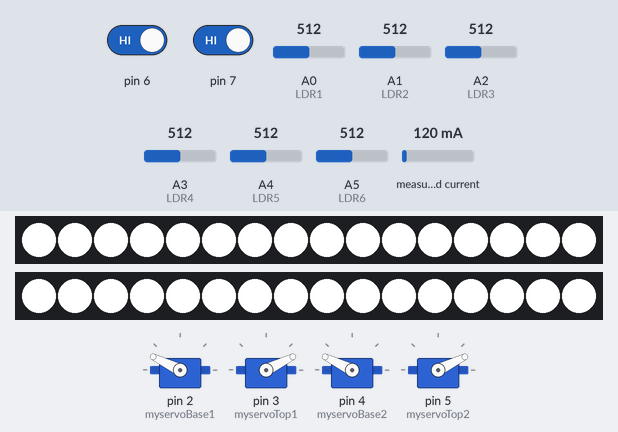
Simulated run of this sketch. Board: Arduino Nano, built with avr-gcc and run on an emulated ATmega328P. Shown: 4 × servo, 2 × 16 RGB LEDs in strip order, left to right. The inputs (shaded band) are chosen by the test bench; at power-on: pin 6 HIGH, A1 (LDR2) = 512, A2 (LDR3) = 512, pin 7 HIGH, A3 (LDR4) = 512, A0 (LDR1) = 512, A4 (LDR5) = 512, A5 (LDR6) = 512, measured current 120 mA. Dim RGB values are drawn brighter than linear; what the sketch prints to the serial monitor is not drawn.

Above: at 1.2 s.
1.3 s: pin 6 driven LOW
At 3.1 s:
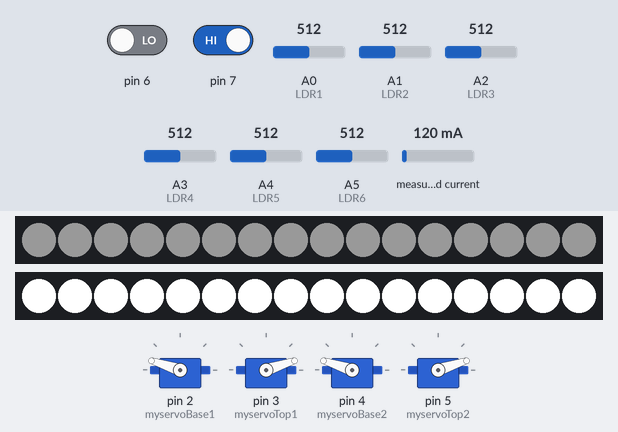
4.3 s: A1 (LDR2) set to 530
At 5.2 s:
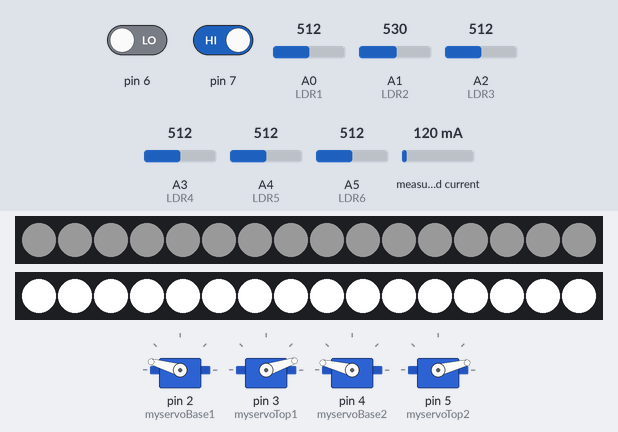
7.3 s: A2 (LDR3) set to 542
At 10.1 s:
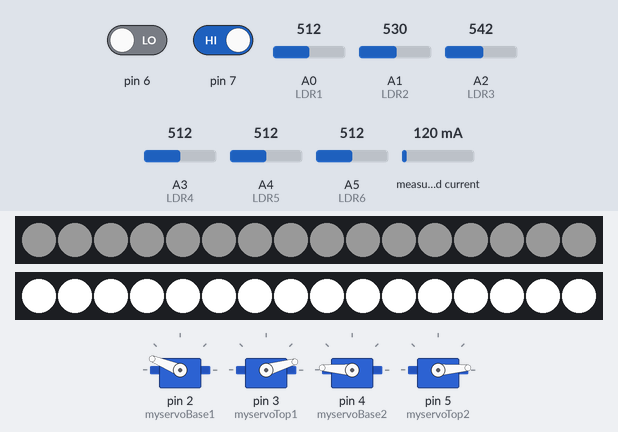
10.3 s: pin 7 driven LOW
13.2 s: A3 (LDR4) set to 493
At 15.1 s:
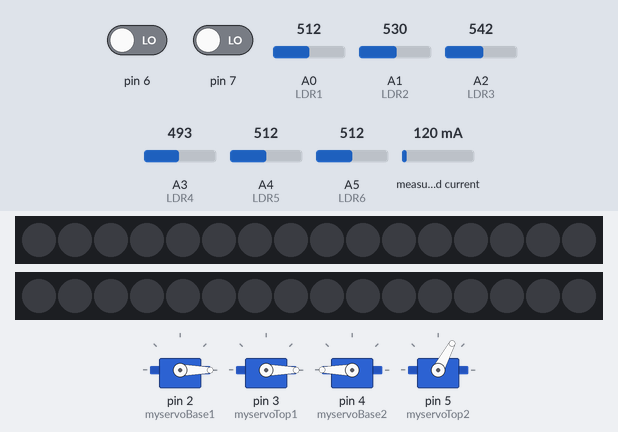
15.8 s: A0 (LDR1) set to 716
At 19.6 s:
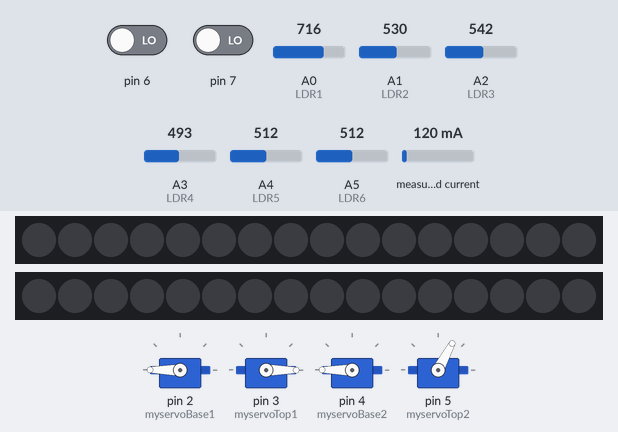
Timing chart, 0 to 19.8 s (numbered marks = the images above; inputs shaded):
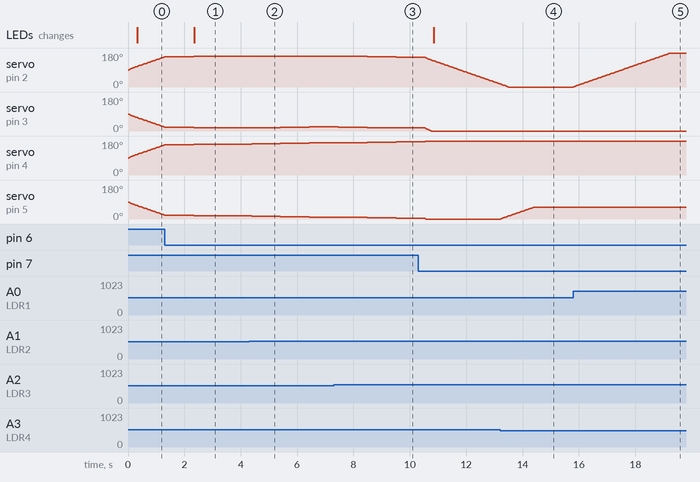

The sketch:

SOLAR_TRACKER_FINAL.ino
```cpp
#include <Servo.h>
#include <Adafruit_NeoPixel.h>
#include <SoftwareSerial.h>

#define PIN1        11
#define PIN2        12
#define NUMPIXELS 16 // Popular NeoPixel ring size
float I2;
#include "ACS712.h"
ACS712 sensor(ACS712_05B, A6);
SoftwareSerial mySerial(10, 9); // RX, TX
#define   Current_sensor A6  //The sensor analog input pin

Adafruit_NeoPixel pixels1(NUMPIXELS, PIN1, NEO_GRB + NEO_KHZ800);
Adafruit_NeoPixel pixels2(NUMPIXELS, PIN2, NEO_GRB + NEO_KHZ800);
float i;

#define DELAYVAL 500


Servo myservoBase1;
Servo myservoTop1;

Servo myservoBase2;
Servo myservoTop2;
int LDR1=A0;
int LDR2=A1;
int LDR3=A2;
int LDR4=A3;
int LDR5=A4;
int LDR6=A5;

void setup() {
  // put your setup code here, to run once:
  pinMode(LDR1,INPUT);
  pinMode(LDR2,INPUT);
  pinMode(LDR3,INPUT);
  pinMode(LDR4,INPUT);
  pinMode(LDR5,INPUT);
  pinMode(LDR6,INPUT);
  Serial.begin(9600);
  myservoBase1.attach(2);
  myservoTop1.attach(3);
  myservoBase2.attach(4);
  myservoTop2.attach(5);
   pinMode(Current_sensor, INPUT);
  pixels1.begin();
  pixels2.begin();
  pinMode(6,INPUT);
pinMode(7,INPUT);
sensor.calibrate();
  while (!Serial) {
    ; // wait for serial port to connect. Needed for native USB port only
  }
  mySerial.begin(9600);
  pinMode(Current_sensor, INPUT);
  pixels1.begin();
  pixels2.begin();
}

void loop()
{
  // put your main code here, to run repeatedly:
  Serial.print(analogRead(LDR1));
  Serial.print(" ");
  Serial.print(analogRead(LDR2));
  Serial.print(" ");
  Serial.print(analogRead(LDR3));
  Serial.print(" ");
  Serial.print(analogRead(LDR4));
  Serial.print(" ");
  Serial.print(analogRead(LDR5));
  Serial.print(" ");
  Serial.print(analogRead(LDR6));
  // zq

// int adc = analogRead(A6);
//  float voltage = adc*5/1023.0;
//  float current = (voltage-2.5)/0.185;
//  if ( current<0.06){
//    current=0;
//  }
//  Serial.print("Current : ");
//  Serial.println(current);
// delay(300);
  // mySerial.println("1\n:\n");
//  Serial.print("+++++++++++++++++++++++++++++++++++++++++++++++++++++++++++++++++++++++++++++++");
//
//  Serial.println(i);
int data= digitalRead(6);
  int data2= digitalRead(7);
float I = sensor.getCurrentAC();
if( data==0){
  float I2=I;
}
if (( 15<(I2-I)<=20) && data==1){
mySerial.print("1");

}
//ignoring the value below 0.09
  if (I < 0.09) {
    I = 0;
  }

//  Serial.println(I);

//Serial.print(data);
//Serial.println(data2);

pixels1.show();
pixels2.show();
if (data==0 && data2==0){
pixels1.setBrightness(0);
pixels2.setBrightness(0);

}
else if (data==1 && data2==0){
pixels1.setBrightness(255);
pixels2.setBrightness(25);
}
else if (data==0 && data2==1){
  pixels2.setBrightness(255);
pixels1.setBrightness(25);
delay(1000);
}
else if (data==1 && data2==0){
pixels1.setBrightness(255);
pixels2.setBrightness(255);
delay(1000);
}
 for(int i=0; i<NUMPIXELS; i++)
{
 pixels1.setPixelColor(i, pixels1.Color(255,255,255));
pixels2.setPixelColor(i, pixels2.Color(255,255,255));
//     delay(DELAYVAL); // Pause before next pass through loop
}


 // mySerial.println(i);

//  if (Serial.available() > 0) //wait for data available
//  {
//   String teststr = Serial.readString();  //read until timeout
//  teststr.trim();                        // remove any \r \n whitespace at the end of the Strin
////
//  int newval12=teststr.toInt();
////
// int led_1 = int(newval12/10);
// int led_2 = newval12%10;
////
////    Serial.print(newval12);
////    Serial.print(" ");
////    Serial.print(led_1);
////    Serial.print(" ");
////    Serial.print(led_2);
//int ledval1=map(led_1,1,5,0,255);
//  int ledval2=map(led_2,1,5,0,255);
////
//    for(int i=0; i<NUMPIXELS; i++)
//    {
//      pixels1.setPixelColor(i, pixels1.Color(ledval1, ledval1, ledval1));
//      pixels2.setPixelColor(i, pixels2.Color(ledval2, ledval2, ledval2));
////     delay(DELAYVAL); // Pause before next pass through loop
//    }
//
//    pixels1.show();
//    pixels2.show();
//  }

  int myMeasurements1[3] = {analogRead(LDR1),analogRead(LDR2),analogRead(LDR3)};

   int maxVal1 = myMeasurements1[0];
   int j1=0;

   for (int i = 0; i < (sizeof(myMeasurements1) / sizeof(myMeasurements1[0])); i++) {
      if (myMeasurements1[i] > maxVal1) {
         maxVal1 = myMeasurements1[i];
         j1=i;
      }
   }
   int myMeasurements2[3] = {analogRead(LDR4),analogRead(LDR5),analogRead(LDR6)};

   int maxVal2 = myMeasurements2[0];
   int j2=0;

   for (int i = 0; i < (sizeof(myMeasurements2) / sizeof(myMeasurements2[0])); i++) {
      if (myMeasurements2[i] > maxVal2) {
         maxVal2 = myMeasurements2[i];
         j2=i;
      }
   }
   Serial.print(" ");
   Serial.print(maxVal1);
   Serial.print(" ");
   Serial.print(maxVal2);
   Serial.print(" ");
   Serial.print(j1);
   Serial.print(" ");
   Serial.print(j2);
   Serial.println();


     if (j1==0)
     {
      myservoBase1.write((myservoBase1.read() + 2));
        myservoTop1.write((myservoTop1.read() - 2));
     }
     else if (j1==2)
     {
      myservoBase1.write((myservoBase1.read() - 2));
        myservoTop1.write((myservoTop1.read() - 2));
     }
     else if ( (j1==1 && myservoTop1.read()<=60))
         {
            myservoTop1.write((myservoTop1 .read() + 2));
         }
       if (j2==0)
      {
        myservoBase2.write((myservoBase2.read() + 2));
        myservoTop2.write((myservoTop2.read() - 2));
      }
      if(j2==2)
      {
        myservoBase2.write((myservoBase2.read() - 2));
        myservoTop2.write((myservoTop2.read() - 2));
      }
     if ( (j2==1 && myservoTop2.read()<=60))
         {
            myservoTop2.write((myservoTop2.read() + 2));
         }
      else
     {
        myservoBase1.write(myservoBase1.read());
        myservoTop1.write(myservoTop1.read());
        myservoBase2.write(myservoBase2.read());
        myservoTop2.write(myservoTop2.read());
     }


}
```

Measured:
- the behaviour switches between 512 and 511 on A3 (LDR4) (found by bisection; images 3 and 4)
- after the input at 1.3 s, the LEDs: change after 1.1 s (image 1)
- after the input at 4.3 s, servo on pin 2 (myservoBase1): stays 164° (without the input it goes to 166° after 0.08 s)
- after the input at 7.3 s, servo on pin 2 (myservoBase1): 164° → 162° after 0.16 s, → 160° 1.0 s later, → 158° 1.0 s later
- after the input at 13.2 s, servo on pin 5 (myservoTop2): moves from 0° to 62° over 1.2 s, starting at once
- after the input at 15.8 s, servo on pin 2 (myservoBase1): moves from 0° to 180° over 3.4 s, starting at once
